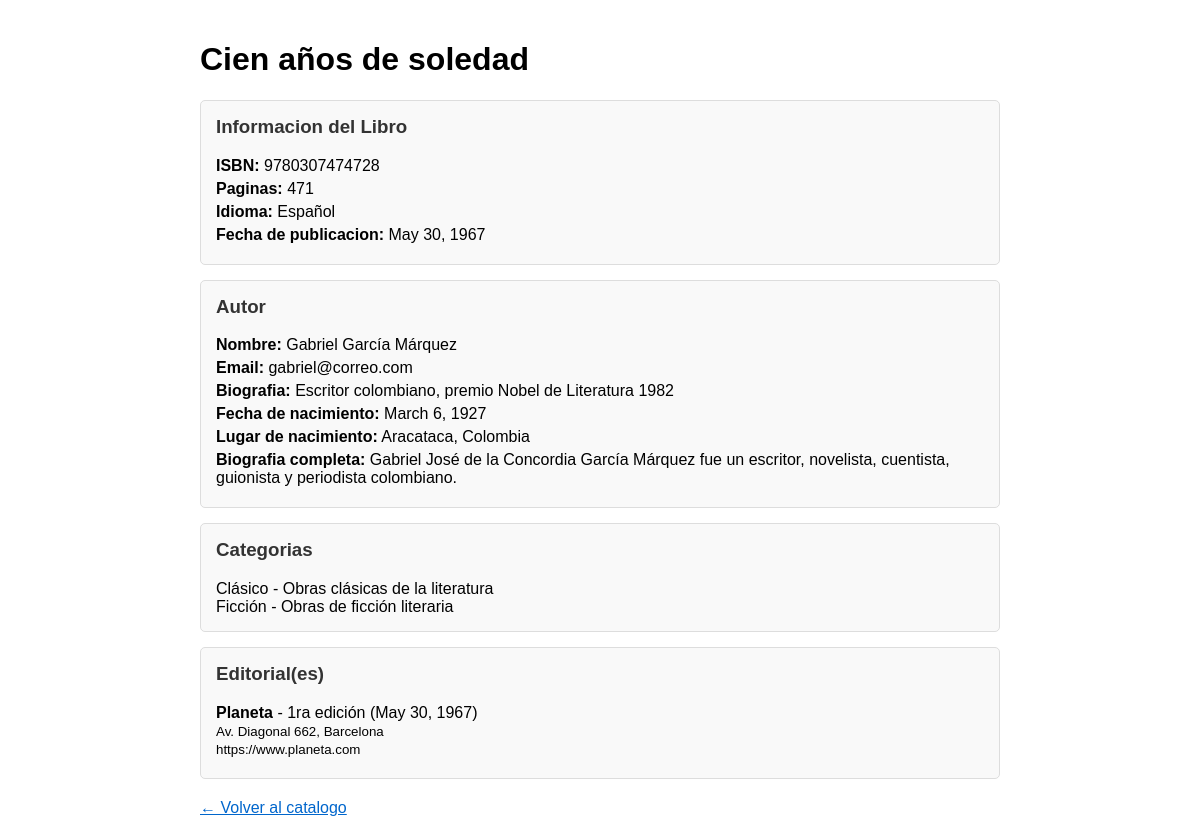
Page /libro/1/ on the earlier database version.
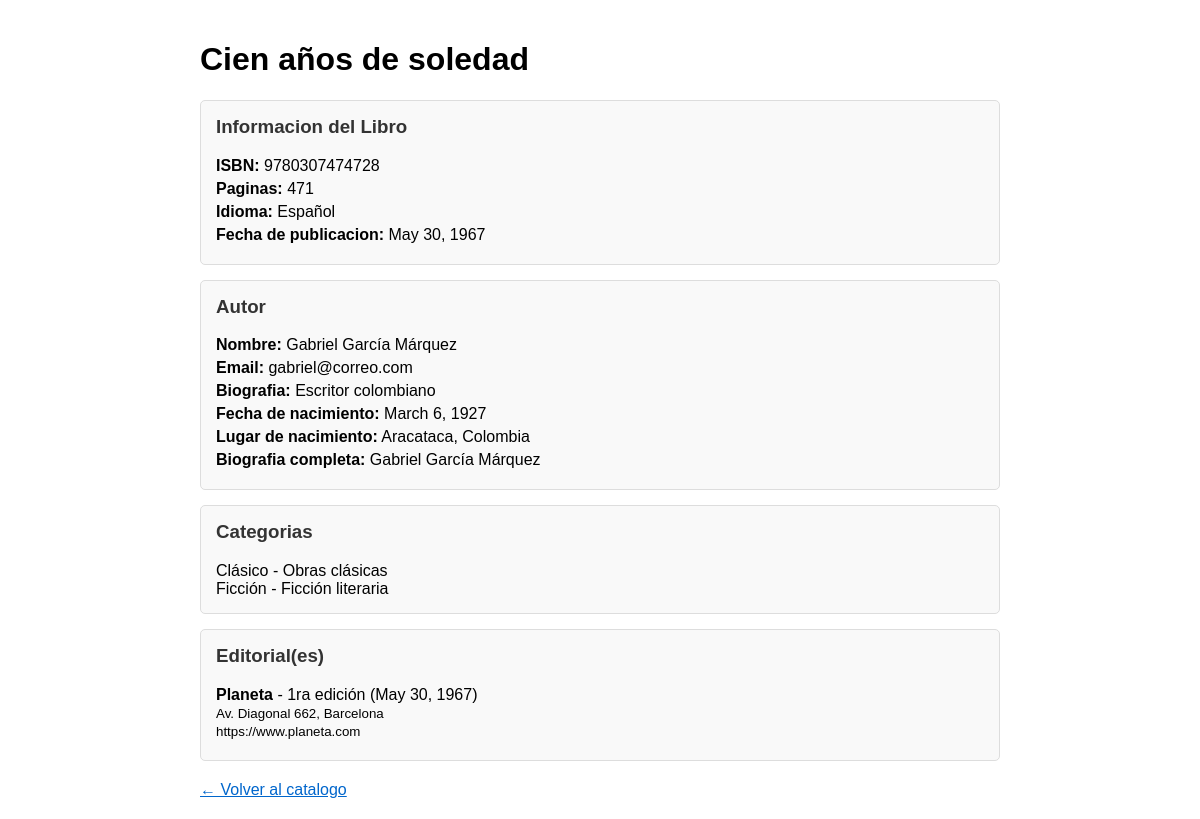
Same page on the later database version.
### library/models.py (models this page shows, shortened)
class Book(models.Model):
    title = models.CharField(max_length=200)
    author = models.ForeignKey(Author, on_delete=models.CASCADE, related_name='books')
    isbn = models.CharField(max_length=13, unique=True)
    pages = models.PositiveIntegerField()
    cover = models.ImageField(upload_to='covers/', blank=True, null=True)
    language = models.CharField(max_length=50, default='Español')
    publication_date = models.DateField()
    categories = models.ManyToManyField(Category, related_name='books', blank=True)
    publishers = models.ManyToManyField(Publisher, through='Publication', related_name='books')
    class Meta:
        ordering = ['title']

class Author(models.Model):
    first_name = models.CharField(max_length=100)
    last_name = models.CharField(max_length=100)
    email = models.EmailField(blank=True)
    bio = models.TextField(blank=True)
    date_of_birth = models.DateField(null=True, blank=True)
    class Meta:
        ordering = ['last_name', 'first_name']

class AuthorProfile(models.Model):
    author = models.OneToOneField(Author, on_delete=models.CASCADE, related_name='profile')
    biography = models.TextField(blank=True)
    birth_place = models.CharField(max_length=100, blank=True)
    photo = models.ImageField(upload_to='authors/', blank=True, null=True)
    class Meta:
        verbose_name_plural = 'author profiles'

class Category(models.Model):
    name = models.CharField(max_length=100)
    description = models.TextField(blank=True)
    class Meta:
        verbose_name_plural = 'categories'
        ordering = ['name']

class Publication(models.Model):
    book = models.ForeignKey(Book, on_delete=models.CASCADE)
    publisher = models.ForeignKey(Publisher, on_delete=models.CASCADE)
    publication_date = models.DateField()
    edition = models.CharField(max_length=50)
    class Meta:
        unique_together = ('book', 'publisher')

class Publisher(models.Model):
    name = models.CharField(max_length=200)
    address = models.CharField(max_length=255)
    city = models.CharField(max_length=100)
    website = models.URLField(blank=True)
    class Meta:
        ordering = ['name']

### library/views.py (the view)
# urls.py: path('libro/<int:pk>/', views.book_detail, name='book_detail'),
def book_detail(request, pk):
    book = get_object_or_404(
        Book.objects.select_related('author', 'author__profile').prefetch_related(
            'categories', 'publication_set__publisher'
        ),
        pk=pk
    )
    return render(request, 'library/book_detail.html', {'book': book})

### library/templates/library/book_detail.html (shortened to what this page needs)
<!DOCTYPE html>
<html lang="es">
<head>
</head>
<body>
    <h1>{{ book.title }}</h1>
    <div class="section">
        <h3>Informacion del Libro</h3>
        <div class="field"><span class="label">ISBN:</span> {{ book.isbn }}</div>
        <div class="field"><span class="label">Paginas:</span> {{ book.pages }}</div>
        <div class="field"><span class="label">Idioma:</span> {{ book.language }}</div>
        <div class="field"><span class="label">Fecha de publicacion:</span> {{ book.publication_date }}</div>
    </div>
    <div class="section">
        <h3>Autor</h3>
        <div class="field"><span class="label">Nombre:</span> {{ book.author.first_name }} {{ book.author.last_name }}</div>
        <div class="field"><span class="label">Email:</span> {{ book.author.email }}</div>
        <div class="field"><span class="label">Biografia:</span> {{ book.author.bio }}</div>
        <div class="field"><span class="label">Fecha de nacimiento:</span> {{ book.author.date_of_birth }}</div>
        {% if book.author.profile %}
        <div class="field"><span class="label">Lugar de nacimiento:</span> {{ book.author.profile.birth_place }}</div>
        <div class="field"><span class="label">Biografia completa:</span> {{ book.author.profile.biography }}</div>
        {% endif %}
    </div>
    <div class="section">
        <h3>Categorias</h3>
        {% for cat in book.categories.all %}
            <span>{{ cat.name }}{% if cat.description %} - {{ cat.description }}{% endif %}</span>{% if not forloop.last %}<br>{% endif %}
        {% empty %}
            <p>Sin categorias asignadas.</p>
        {% endfor %}
    </div>
    <div class="section">
        <h3>Editorial(es)</h3>
        {% for pub in book.publication_set.all %}
            <div class="field">
                <span class="label">{{ pub.publisher.name }}</span> - {{ pub.edition }} ({{ pub.publication_date }})
                <br><small>{{ pub.publisher.address }}, {{ pub.publisher.city }}</small>
                {% if pub.publisher.website %}<br><small>{{ pub.publisher.website }}</small>{% endif %}
            </div>
        {% empty %}
            <p>Sin editorial asignada.</p>
        {% endfor %}
    </div>
    <div class="back">
        <a href="{% url 'library:book_list' %}">&larr; Volver al catalogo</a>
    </div>
</body>
</html>

### library/templates/library/book_detail.html (style rules this page uses)
body { font-family: Arial, sans-serif; max-width: 800px; margin: 0 auto; padding: 20px; }
.section { border: 1px solid #ddd; padding: 15px; margin: 15px 0; border-radius: 5px; background: #f9f9f9; }
.section h3 { margin-top: 0; color: #333; }
.field { margin: 5px 0; }
.label { font-weight: bold; }
a { color: #0066cc; }
.back { margin-top: 20px; }

Differences in the rows shown:
changed through a linked row, Book "Cien años de soledad": author.bio "Escritor colombiano, premio Nobel de Literatura 1982" → "Escritor colombiano"; author.profile.biography "Gabriel José de la Concordia García Márquez fue un escritor, novelista, cuentista, guionista y periodista colombiano." → "Gabriel García Márquez"
changed Category "Clásico": description "Obras clásicas de la literatura" → "Obras clásicas"
changed Category "Ficción": description "Obras de ficción literaria" → "Ficción literaria"
